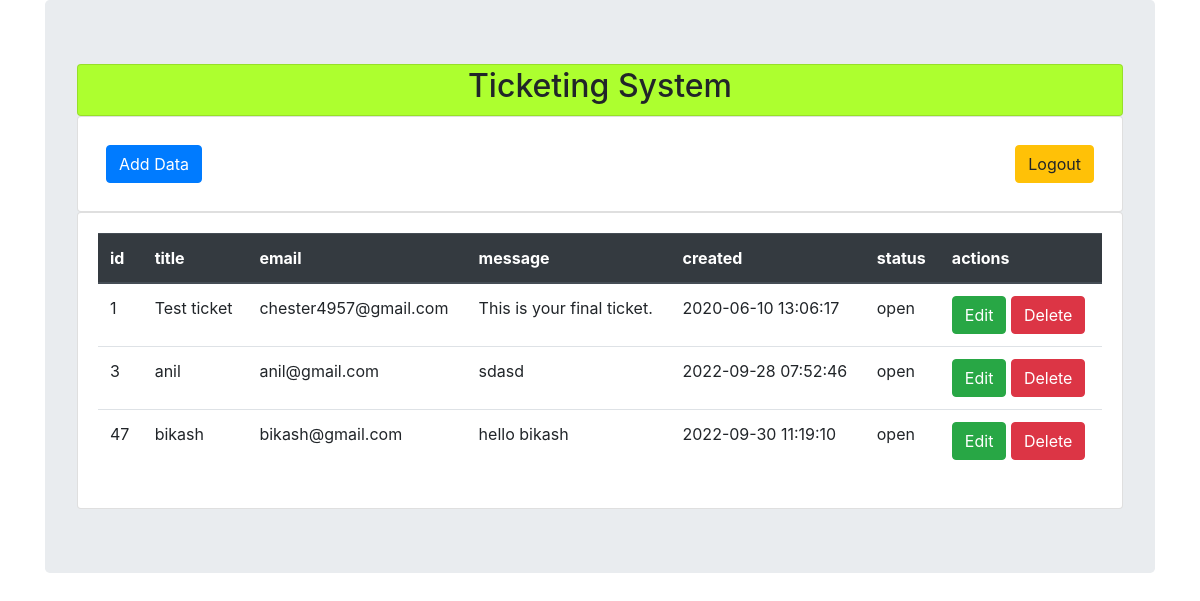
Screenshot of /home.php (signed in) with the database file from the repository.
### tables this page shows
CREATE TABLE IF NOT EXISTS `tickets` (
`id` int(11) NOT NULL,
  `title` varchar(255) NOT NULL,
  `msg` text NOT NULL,
  `email` varchar(255) NOT NULL,
  `created` datetime NOT NULL DEFAULT CURRENT_TIMESTAMP,
  `status` enum('open','closed','resolved') NOT NULL DEFAULT 'open'
);

### home.php (the view, shortened to what this page needs)
<!doctype html>
<html lang="en">
<head>
    <link rel="stylesheet" href="https://cdn.jsdelivr.net/npm/bootstrap@4.2.1/dist/css/bootstrap.min.css">
    <link rel="stylesheet" href="assets/custom.css">
</head>
<body>
    <div class="container">
        <div class="jumbotron">
            <div class="card" id="heading">
                <h2>Ticketing System</h2>
            </div>
            <div class="card">
                <div class="card-body">
                    <div class="d-flex bd-highlight">
                        <div class="p-2 flex-grow-1 bd-highlight"><button type="button" class="btn btn-primary" data-toggle="modal" data-target="#addModal">
                                Add Data
                            </button></div>
                        <div class="p-2 bd-highlight"><button type="button" class="btn btn-warning" data-toggle="modal" data-target="#logModal">
                                Logout
                            </button></div>
                    </div>
                </div>
            </div>
            <div class="card">
                <div class="card-body">
                    <table class="table" id="table-view">
                        <thead class="thead-dark">
                            <tr>
                                <th scope="col">id</th>
                                <th scope="col">title</th>
                                <th scope="col">email</th>
                                <th scope="col">message</th>
                                <th scope="col">created</th>
                                <th scope="col">status</th>
                                <th scope="col">actions</th>
                            </tr>
                        </thead>
                        <tbody>
                            <?php
                            $connect = db_connect();
                            $sql = 'select * from tickets';
                            $result = $connect->query($sql);
                            foreach ($result as $row) : ?>
                                <tr>
                                    <td><?php echo $row['id'] ?></td>
                                    <td><?php echo $row['title'] ?></td>
                                    <td><?php echo $row['email'] ?></td>
                                    <td><?php echo $row['msg'] ?></td>
                                    <td><?php echo $row['created'] ?></td>
                                    <td><?php echo $row['status'] ?></td>
                                    <td>
                                        <button type="button" class="btn btn-success editbtn">Edit</button>
                                        <button type="button" class="btn btn-danger deletebtn">Delete</button>
                                    </td>
                                </tr>
                            <?php endforeach; ?>
                        </tbody>
                    </table>
                </div>
            </div>
        </div>
    </div>
</body>
</html>

### assets/custom.css (style rules this page uses)
#heading { background-color: greenyellow; padding: 2px 0px 2px 0px; text-align: center; }

### rows the page displays
tickets: id "1", title "Test ticket", email "chester4957@gmail.com", msg "This is your final ticket.", created "2020-06-10 13:06:17", status "open"
tickets: id "3", title "anil", email "anil@gmail.com", msg "sdasd", created "2022-09-28 07:52:46", status "open"
tickets: id "47", title "bikash", email "bikash@gmail.com", msg "hello bikash", created "2022-09-30 11:19:10", status "open"
